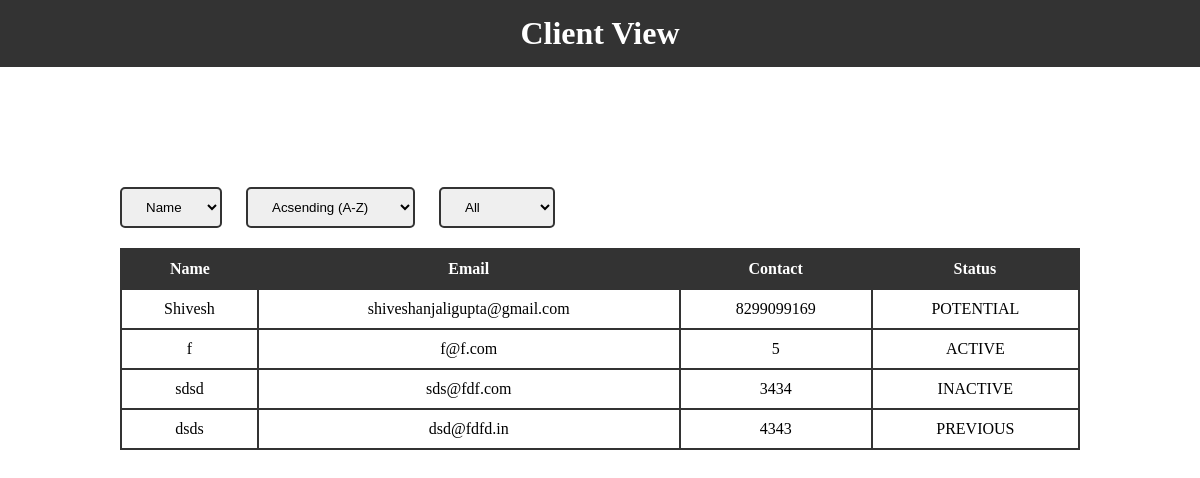
The page / on the database its author committed.
### customer/models.py (models this page shows, shortened)
class Customer(models.Model):
    name = models.CharField(max_length=200)
    phone = models.IntegerField()
    email = models.EmailField(max_length=200)
    date_created = models.DateTimeField(auto_now_add=True)
    type = models.CharField(max_length=200, choices=options.STATUS_CHOICES, default='POTENTIAL')

### customer/views.py (the view, shortened to what this page needs)
# urls.py: path('', views.customer),
def customer(request):
    customers = Customer.objects.all()
    context = {}
    filter = 'ALL'
    sort_by = 'name'
    sort_order = 'ASC'
    context = {'customers': customers, 'options': options.STATUS_CHOICES, 'filter': filter,
            'sort_by': sort_by,
            'sort_order': sort_order,}
    return render(request, 'customer.html', context)

### templates/customer.html (shortened to what this page needs)
{% load static %}
<!DOCTYPE html>
<html lang="en">
<head>
    <link rel="stylesheet" href="{% static 'css/customer.css' %}">
</head>
<body>
    <h1 class="header">Client View</h1>
    <div class="table-wrap">
    <form method="post" class="filtersort">
      <select name="sort_by" id="sort_by">
        <option value="name">Name</option>
      </select>
      <select name="sort_order" id="sort_order">
        <option value="ASC" >Acsending (A-Z)</option>
      </select>
      <select name="filter" id="filter">
        <option value="ALL" default>All</option>
      </select>
    </form>
    <table class="customer-table">
        <thead>
          <tr>
            <th>Name</th>
            <th>Email</th>
            <th>Contact</th>
            <th>Status</th>
          </tr>
        </thead>
        <tbody>
            {% for customer in customers %}
            <tr>
                <td>{{customer.name}}</td>
                <td>{{customer.email}}</td>
                <td>{{customer.phone}}</td>
                <td>{{customer.type}}</td>
              </tr>
            {% endfor %}
        </tbody>
      </table>
    </div>
</body>
</html>

### static/css/customer.css (style rules this page uses)
* { margin: 0; box-sizing: border-box; }
.header { background-color: #333; color: #fff; padding: 15px; text-align: center; }
.table-wrap { width: 80%; margin: 10% auto; display: flex; flex-direction: column; justify-content: center; }
.filtersort { margin-bottom: 20px; }
.filtersort select { padding: 10px 20px; border: 2px solid #333; border-radius: 5px; margin-right: 20px; }
.customer-table { border-collapse: collapse; border: 2px solid #333 ; }
.customer-table th { background-color: #333; color: #fff; padding: 10px; text-align: center; }
.customer-table td { padding: 10px; text-align: center; border: 2px solid #333 ; }

### rows shown on the page
Customer: name "Shivesh", email "shiveshanjaligupta@gmail.com", phone "8299099169", type "POTENTIAL"
Customer: name "f", email "f@f.com", phone "5", type "ACTIVE"
Customer: name "sdsd", email "sds@fdf.com", phone "3434", type "INACTIVE"
Customer: name "dsds", email "dsd@fdfd.in", phone "4343", type "PREVIOUS"
